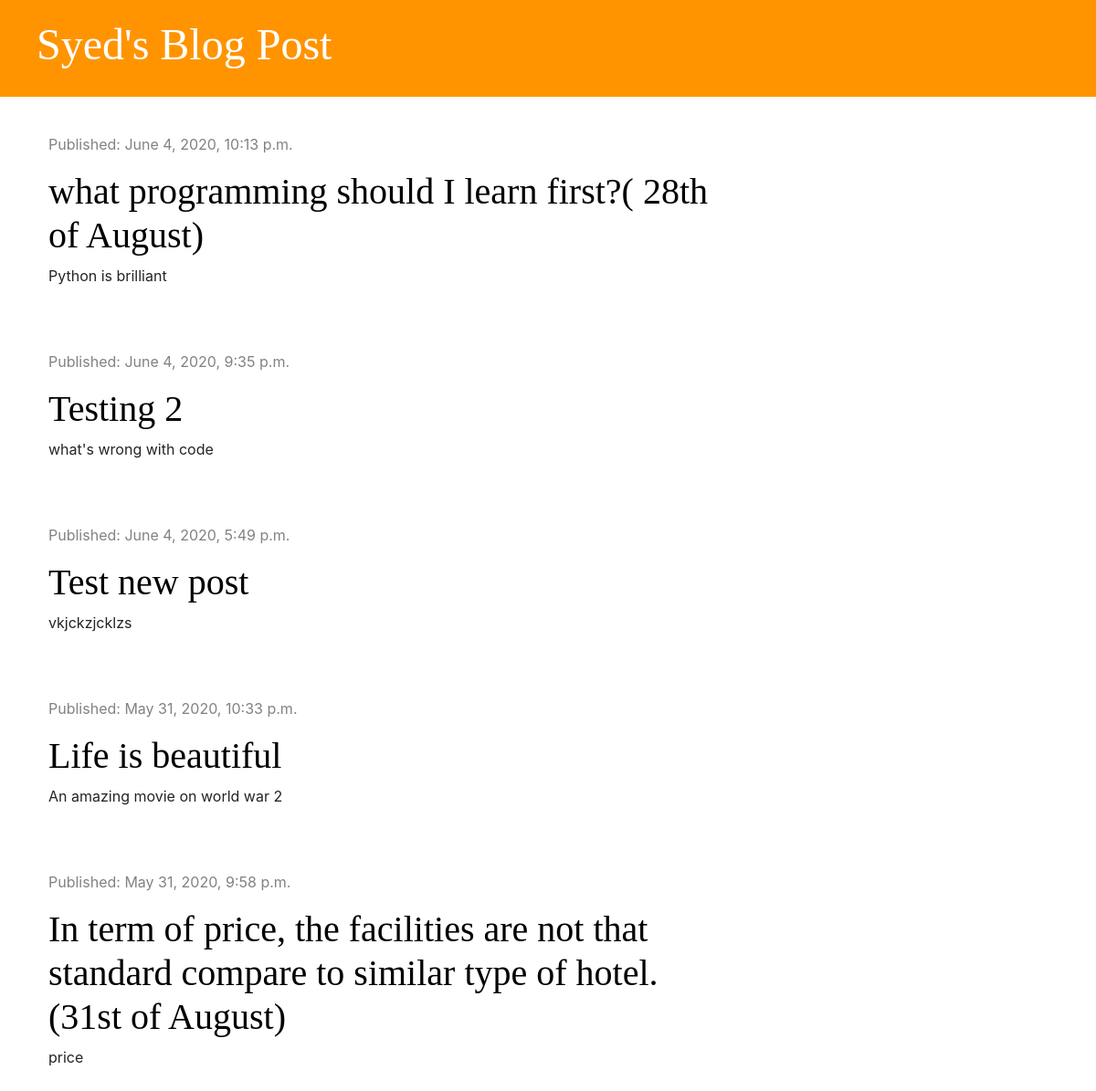
Before: / with the older database file.
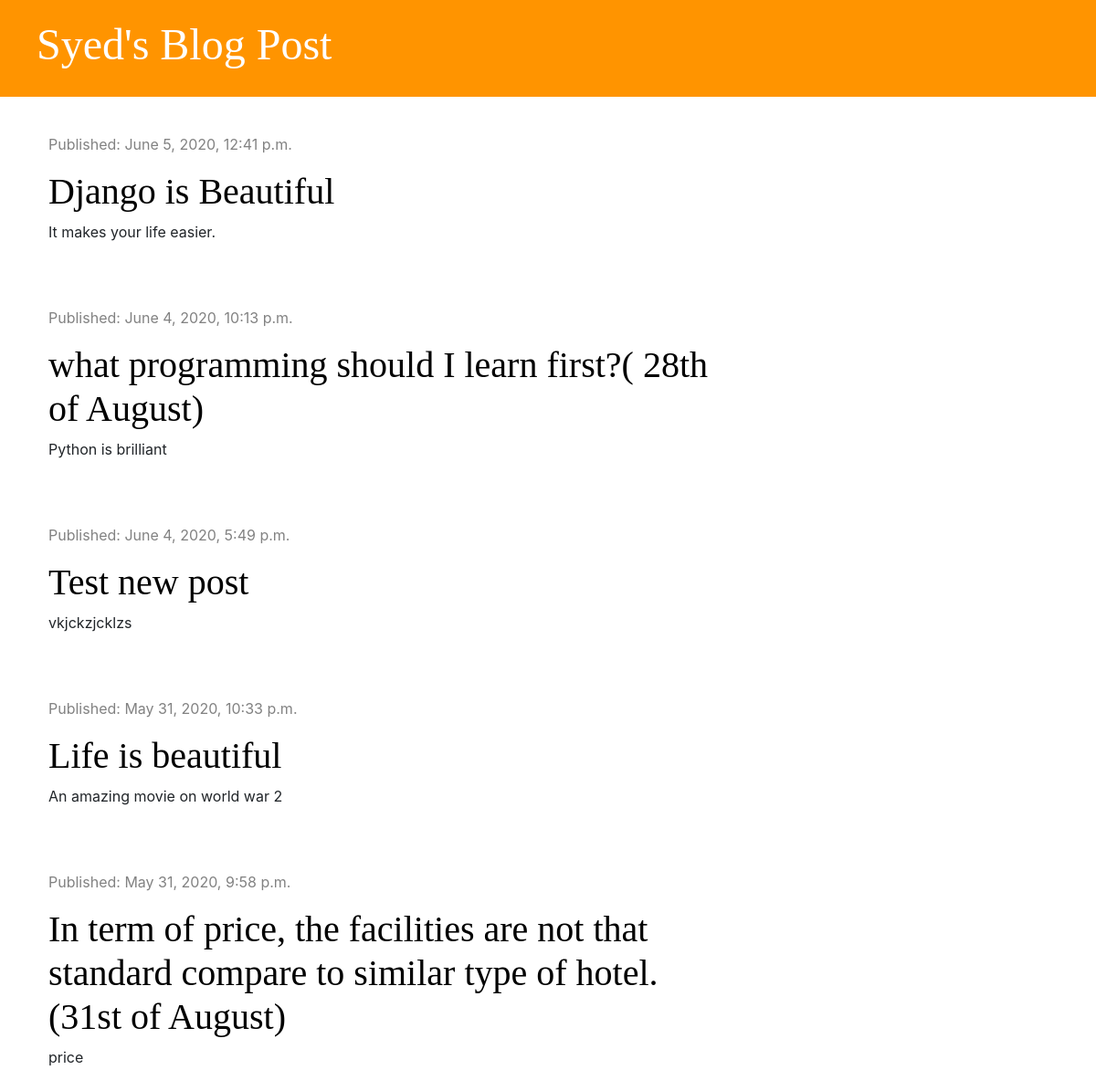
After: the same page with the newer database file.
### blog/models.py (models this page shows, shortened)
class Post(models.Model):
    auther=models.ForeignKey('auth.User',on_delete=models.CASCADE)
    title=models.CharField(max_length=200)
    text=models.TextField()
    created_date=models.DateTimeField(default=timezone.now)
    published_date=models.DateTimeField( blank=True, null=True)

### blog/views.py (the view)
# urls.py: path('',views.post_list,name='post_list'),
def post_list(request):
    posts= Post.objects.filter(published_date__lte=timezone.now()).order_by('-published_date')
    stuff_for_frontend={'posts':posts}
    return render(request,'blog/post_list.html', stuff_for_frontend)

### blog/templates/blog/post_list.html
{% extends 'blog/base.html'%}
{% block content %}
    {%for post in posts %}
    <div class='post'>
        <div class="date">
            <p> Published: {{post.published_date}}</p>
        </div>
       <h2><a href="{% url 'post_detail' pk=post.pk %}"> {{post.title}} </a> </h2>
       <p> {{post.text | linebreaksbr}}</p>
    </div>
    {%endfor%}
{% endblock %}

Changed rows visible on the page:
changed Post: published_date "June 4, 2020, 9:35 p.m." → "June 5, 2020, 12:41 p.m."; title "Testing 2" → "Django is Beautiful"; text "what's wrong with code" → "It makes your life easier."; moves up the list
